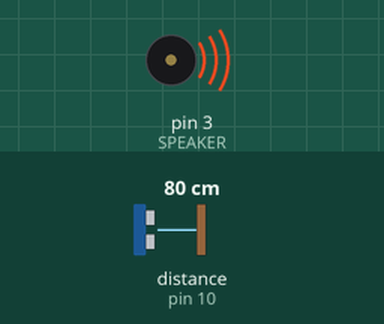
This sketch was run on a simulated Arduino Nano, built with avr-gcc and run on an emulated ATmega328P. Shown: buzzer (waves = sounding). Wiring (inferred from the names in the program): ultrasonic range finder: trigger pin 9; echo pin 10. The inputs (shaded band) are chosen by the test bench; at power-on: distance to the obstacle (sensor on pin 10) 80 cm. The echo pulse lasts 58.3 µs per cm; what the sketch prints to the serial monitor is not drawn.

Above: at 1.2 s.
1.3 s: distance to the obstacle (sensor on pin 10) set to 4 cm
4.3 s: distance to the obstacle (sensor on pin 10) set to 60 cm
Timing chart, 0 to 7.3 s (numbered marks = the images above; inputs shaded):
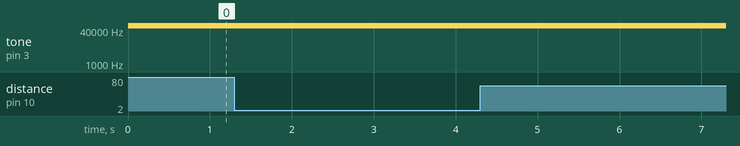

The sketch:

sound_alarm.ino
```cpp
// sound_alarm.ino: bench.ino plus a sound that loops while someone is there.
//
// Something closer than ON_CM starts the clip in sound.h, looping. The closer
// it gets, the louder it plays. When nothing has been in range for OFF_MS the
// sound stops, and the next detection starts it from the top.
//
// Same serial output as bench.ino ("cm 42.5" lines at 115200, plus "vol 0-255"),
// so sense-serial.js works unchanged.
//
// sound.h comes from an MP3: python3 mp3_to_sound.py yourfile.mp3
//
// Wiring, Arduino Nano:
//   HC-SR04  VCC -> 5V    GND -> GND    TRIG -> D9    ECHO -> D10
//   Speaker  D3 -> 220 ohm resistor -> speaker +    speaker - -> GND
// (Louder with an NPN transistor; see speaker-wiring.svg.)
//
// How it plays without an MP3 chip: Timer 2 runs a 62.5 kHz PWM on D3, too
// fast to hear, and Timer 1 interrupts SOUND_RATE times a second to set its
// duty to the next sample. The speaker averages the pulses into the waveform.

#include "sound.h"

const int TRIG = 9;
const int ECHO = 10;
const int SPEAKER = 3;           // Timer 2's PWM pin (OC2B)

const float ON_CM = 150.0;       // closer than this counts as someone there
const float LOUD_CM = 15.0;      // full volume at this distance or closer
const uint8_t QUIET = 40;        // the volume at the edge of range, 0-255
const unsigned long OFF_MS = 1000; // nothing in range this long stops the sound

volatile uint16_t pos = 0;       // the next sample to play
volatile uint8_t vol = 0;        // 0-255, set by loop(), used by the interrupt
bool playing = false;
float level = 0;                 // smoothed volume, so it swells instead of jumping
unsigned long lastSeen = 0;

// Runs SOUND_RATE times a second: the next sample, scaled by the volume.
ISR(TIMER1_COMPA_vect) {
  uint8_t s = pgm_read_byte(&SOUND[pos]);
  OCR2B = ((uint16_t)s * vol) >> 8;
  if (++pos >= SOUND_LEN) pos = 0;
}

void startSound() {
  pos = 0;
  TCNT1 = 0;
  TIMSK1 |= _BV(OCIE1A);         // start the sample interrupt
  TCCR2A |= _BV(COM2B1);         // connect the PWM to D3
  playing = true;
}

void stopSound() {
  TIMSK1 &= ~_BV(OCIE1A);
  TCCR2A &= ~_BV(COM2B1);        // D3 back to a plain pin, held low, so no
  digitalWrite(SPEAKER, LOW);    // current flows through the speaker at rest
  playing = false;
  level = 0;
  vol = 0;
}

float readCm() {
  digitalWrite(TRIG, LOW);
  delayMicroseconds(2);
  digitalWrite(TRIG, HIGH);
  delayMicroseconds(10);
  digitalWrite(TRIG, LOW);
  // pulseInLong times with micros(), so the sound's interrupt doesn't throw
  // the reading off the way it would with pulseIn.
  unsigned long us = pulseInLong(ECHO, HIGH, 30000);
  return us ? us / 58.0 : 400.0;
}

void setup() {
  Serial.begin(115200);          // sense-serial.js opens the port at this speed
  pinMode(TRIG, OUTPUT);
  pinMode(ECHO, INPUT);
  pinMode(SPEAKER, OUTPUT);
  digitalWrite(SPEAKER, LOW);

  // Timer 2: fast PWM, no prescaler, 16 MHz / 256 = 62.5 kHz on D3.
  TCCR2A = _BV(WGM21) | _BV(WGM20);
  TCCR2B = _BV(CS20);
  OCR2B = 0;

  // Timer 1: counts to the sample period and interrupts (enabled in startSound).
  TCCR1A = 0;
  TCCR1B = _BV(WGM12) | _BV(CS10);
  OCR1A = F_CPU / SOUND_RATE - 1;
}

void loop() {
  float cm = readCm();
  unsigned long now = millis();

  if (cm < ON_CM) {
    lastSeen = now;
    if (!playing) startSound();
    // 0 at the edge of range, 1 at LOUD_CM or closer
    float nearness = constrain((ON_CM - cm) / (ON_CM - LOUD_CM), 0.0, 1.0);
    float target = QUIET + nearness * (255 - QUIET);
    level += (target - level) * 0.3;
    vol = (uint8_t)level;
  } else if (playing && now - lastSeen > OFF_MS) {
    stopSound();
  }

  Serial.print("cm ");
  Serial.print(cm, 1);
  Serial.print(" vol ");
  Serial.print(vol);
  Serial.println();

  delay(50);                     // about 20 readings a second
}
```

Source omitted: sound.h (data table, 71995 bytes)
